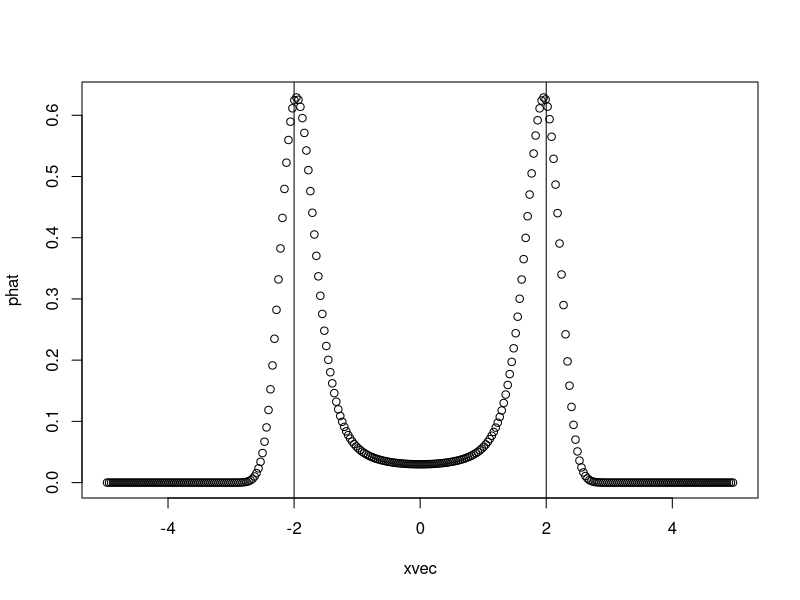

Source code (R):
# code to compute the PDF of the solution of the SDE:
#
# dX_t = X_t*(4-X_t^2) dt + dW_t
#
# The deterministic ODE version is: dx/dt = x*(4-x^2)
# Examining this ODE, we see that there should be stable equilibria at x=+2 and x=-2.
# There is also an unstable equilibrium at x=0.

# drift and diffusion functions
driftfun <- function(x) { return(x*(4-x^2)) }
difffun <- function(x) { return(rep(1,length(x))) }

# function that returns kernel matrix
integrandmat <- function(xvec,yvec,h,driftfun,difffun)
{
  Y = t(replicate(length(xvec),yvec))
  mu = Y + driftfun(Y)*h
  sigma = abs(difffun(Y))*sqrt(h)
  test = dnorm(x=xvec, mean=mu, sd=sigma)
  return(test)
}

# simulation parameters
T = 1     # final time, code computes PDF of X_T
s = 0.75  # the exponent in the relation k = h^s
h = 0.01  # temporal step size
init = 0  # initial condition X_0
numsteps = ceiling(T/h)

# define spatial grid
k = h^s
yM = 0.05*k*(pi/(k^2))
xvec = seq(-yM,yM,by=k)

# kernel matrix
A = k*integrandmat(xvec,xvec,h,driftfun,difffun)

# pdf after one time step with Dirac \delta(x-init) initial condition
phat = as.matrix(dnorm(x=xvec, 
                       mean=(init+driftfun(init)), 
                       sd=abs(difffun(init))*sqrt(h)))

# main iteration loop
for (i in c(2:numsteps))
  phat = A %*% phat

# plot solution
# note that it is bimodal with modes at the stable equilibria, x=+2 and x=-2
plot(xvec, phat)
abline(v=2)
abline(v=-2)
